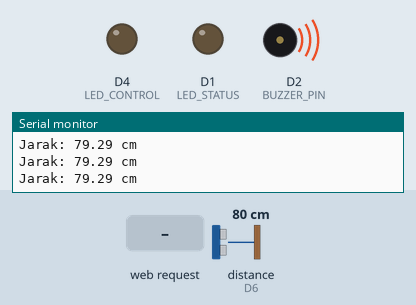
A sketch run on a simulated ESP8266 (NodeMCU). Parts: output pins drawn as LEDs (lit = HIGH), buzzer (waves = sounding, pin HIGH), the last lines printed to the serial monitor. Wiring (inferred from the names in the program): ultrasonic range finder: trigger D5; echo D6. Inputs (shaded band) come from the test bench; at power-on: distance to the obstacle (sensor on D6) 80 cm. The echo pulse lasts 58.3 µs per cm; WiFi joins after 1.5 s; servers stay silent unless stated; pins used as bus, display or sensor lines are not drawn.

Above: at 3.2 s.
3.3 s: HTTP request GET /led/off received
At 4.5 s:
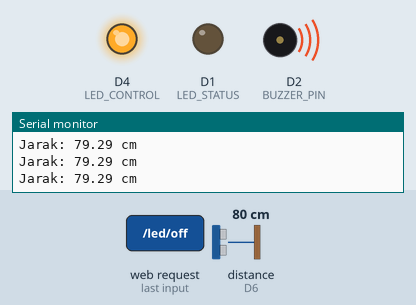
4.8 s: distance to the obstacle (sensor on D6) set to 12 cm
6.3 s: distance to the obstacle (sensor on D6) set to 9 cm
At 6.8 s:
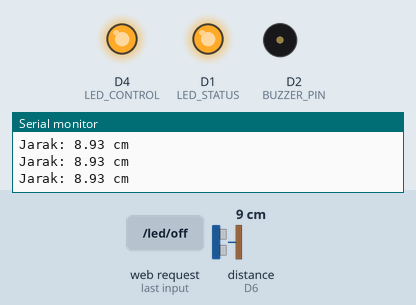
7.8 s: HTTP request GET /led/on received
At 8.7 s:
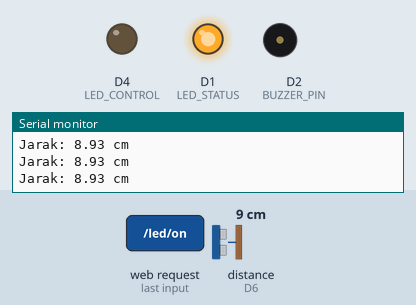
9.3 s: distance to the obstacle (sensor on D6) set to 18 cm
At 10.5 s:
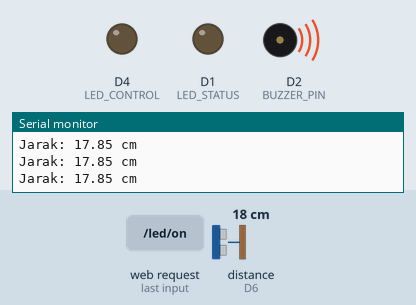
10.8 s: distance to the obstacle (sensor on D6) set to 2 cm
At 11.3 s:
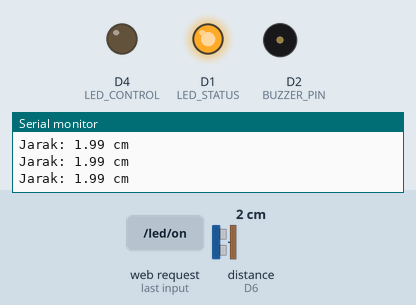
Timing chart, 0 to 13.3 s (numbered marks = the images above; inputs shaded):
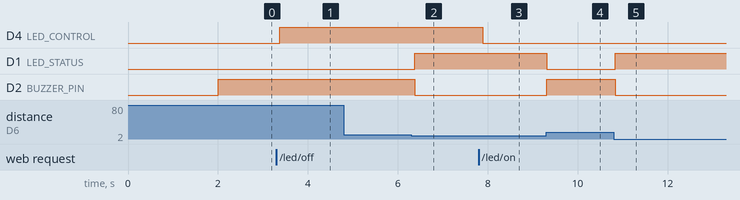

The sketch:

IOT-DAY3.ino
```cpp
// #include <ESP8266WiFi.h>
// #include <WiFiClient.h>


// // ==== WiFi Configuration ====
// const char* ssid = "Lab Sistem Informasi";
// const char* password = "b3l4n3g4r4";


// // ==== HC-SR04 Configuration ====
// #define TRIG_PIN D5
// #define ECHO_PIN D6
// #define BUZZER_PIN D2
// #define LED_STATUS D1


// WiFiServer server(80);


// float bacaJarakCM() {
//   digitalWrite(TRIG_PIN, LOW);
//   delayMicroseconds(2);
//   digitalWrite(TRIG_PIN, HIGH);
//   delayMicroseconds(10);
//   digitalWrite(TRIG_PIN, LOW);
//   long duration = pulseIn(ECHO_PIN, HIGH);
//   return duration * 0.034 / 2;
// }


// void setup() {
//   Serial.begin(115200);
//   pinMode(TRIG_PIN, OUTPUT);
//   pinMode(ECHO_PIN, INPUT);
//   pinMode(LED_STATUS, OUTPUT);
//   pinMode(BUZZER_PIN, OUTPUT);


//   WiFi.begin(ssid, password);
//   Serial.println("Menghubungkan WiFi...");


//   while (WiFi.status() != WL_CONNECTED) {
//     delay(1000);
//     Serial.print(".");
//   }


//   Serial.println("\nWiFi Tersambung!");
//   server.begin();
// }


// void loop() {
//   int jarak = bacaJarakCM();
//   Serial.print("Jarak: ");
//   Serial.println(jarak);


//   if (jarak < 10) {
//     digitalWrite(LED_STATUS, HIGH);
//     digitalWrite(BUZZER_PIN, HIGH);
//   } else {
//     digitalWrite(LED_STATUS, LOW);
//     digitalWrite(BUZZER_PIN, LOW);
//   }


//   WiFiClient client = server.accept();
//   if (client) {
//     String req = client.readStringUntil('\n');
//     req.trim();


//     if (req.indexOf("/data") != -1) {
//       String json = "{\"jarak\":" + String(jarak) + "}";
//       client.println("HTTP/1.1 200 OK");
//       client.println("Content-Type: application/json");
//       client.println("Access-Control-Allow-Origin: *");
//       client.println("Connection: close");
//       client.println("Content-Length: " + String(json.length()));
//       client.println();
//       client.println(json);
//       delay(5);
//       client.stop();
//       return;
//     }


//     client.println("HTTP/1.1 200 OK");
//     client.println("Content-Type: text/html");
//     client.println("Connection: close");
//     client.println();
//     client.println(R"=====(<!DOCTYPE html>
// <html>
// <head>
//   <title>Monitoring Jarak</title>
//   <style>
//     body { font-family: sans-serif; text-align: center; margin-top: 30px; }
//     .box { padding: 20px; border: 1px solid #ccc; display: inline-block; }
//   </style>
//   <script>
//     function fetchData() {
//       fetch('/data')
//         .then(response => response.json())
//         .then(data => {
//           document.getElementById("jarak").innerText = data.jarak + " cm";
//           if (data.jarak < 10) {
//             document.getElementById("notifikasi").innerText = "baik-baik saja";
//             document.getElementById("notifikasi").style.color = "green";
//           } else {
//             document.getElementById("notifikasi").innerText = "helppp ada copet";
//             document.getElementById("notifikasi").style.color = "red";
//           }
//         });
//     }
//     setInterval(fetchData, 2000);
//     window.onload = fetchData;
//   </script>
// </head>
// <body>
//   <h1>Monitoring Jarak HC-SR04</h1>
//   <div class="box">
//     <h2>Jarak: <span id="jarak">-</span></h2>
//     <h3><span id="notifikasi"></span></h3>
//   </div>
// </body>
// </html>)=====");


//     client.stop();
//   }


//   delay(100);
// }


// Gabungan Kontrol LED dan Monitoring Jarak
#include <ESP8266WiFi.h>
#include <WiFiClient.h>


// ==== WiFi Configuration ====
const char* ssid = "Lab Sistem Informasi";
const char* password = "b3l4n3g4r4";


// ==== HC-SR04 Configuration ====
#define TRIG_PIN D5  // Pin TRIG HC-SR04
#define ECHO_PIN D6  // Pin ECHO HC-SR04


// ==== Output ====
#define BUZZER_PIN D2     // GPIO4
#define LED_STATUS D1     // GPIO5
#define LED_CONTROL D4    // GPIO2


WiFiServer server(80);


float distance_cm = 0;


float bacaJarakCM() {
  digitalWrite(TRIG_PIN, LOW);
  delayMicroseconds(2);
  digitalWrite(TRIG_PIN, HIGH);
  delayMicroseconds(10);
  digitalWrite(TRIG_PIN, LOW);


  long duration = pulseIn(ECHO_PIN, HIGH);
  float distance = duration * 0.034 / 2;  // cm


  return distance;
}


void setup() {
  Serial.begin(115200);
  pinMode(TRIG_PIN, OUTPUT);
  pinMode(ECHO_PIN, INPUT);


  pinMode(BUZZER_PIN, OUTPUT);
  pinMode(LED_STATUS, OUTPUT);
  pinMode(LED_CONTROL, OUTPUT);


  WiFi.begin(ssid, password);
  Serial.print("Menghubungkan ke ");
  Serial.println(ssid);


  while (WiFi.status() != WL_CONNECTED) {
    delay(1000);
    Serial.print(".");
  }


  Serial.println("\nWiFi Tersambung!");
  Serial.print("IP Address: ");
  Serial.println(WiFi.localIP());


  server.begin();
}


void loop() {
  distance_cm = bacaJarakCM();
  Serial.print("Jarak: ");
  Serial.print(distance_cm);
  Serial.println(" cm");


  // LED dan buzzer ON jika jarak < 20 cm
  if (distance_cm < 10) {
    digitalWrite(LED_STATUS, HIGH);
    digitalWrite(BUZZER_PIN, LOW);
  } else {
    digitalWrite(LED_STATUS, LOW);
    digitalWrite(BUZZER_PIN, HIGH);
  }


  WiFiClient client = server.accept();
  if (client) {
    Serial.println("Client Terhubung!");
    String req = client.readStringUntil('\n');
    req.trim();
    Serial.println("Permintaan: " + req);

    // NORMAL CONDITION
    // if (req.indexOf("/led/on") != -1) digitalWrite(LED_CONTROL, HIGH);
    // if (req.indexOf("/led/off") != -1) digitalWrite(LED_CONTROL, LOW);

    // OPPOSITE CONDITION
    if (req.indexOf("/led/on") != -1) digitalWrite(LED_CONTROL, LOW);
    if (req.indexOf("/led/off") != -1) digitalWrite(LED_CONTROL, HIGH);


    if (req.indexOf("/data") != -1) {
      String json = "{\"jarak\":" + String(distance_cm) + "}";


      client.println("HTTP/1.1 200 OK");
      client.println("Content-Type: application/json");
      client.println("Connection: close");
      client.println("Access-Control-Allow-Origin: *");
      client.println("Content-Length: " + String(json.length()));
      client.println();
      client.println(json);


      delay(5);
      client.stop();
      return;
    }


    // HTML Page
    client.println("HTTP/1.1 200 OK");
    client.println("Content-Type: text/html");
    client.println("Connection: close");
    client.println();
    client.println(R"=====(<!DOCTYPE html>
<html>
<head>
  <title>Monitoring Jarak HC-SR04</title>
  <style>
    body { font-family: sans-serif; text-align: center; margin-top: 30px; }
    .box { border: 1px solid #ccc; padding: 20px; display: inline-block; }
    button { padding: 10px 20px; font-size: 16px; margin: 5px; border-radius: 10px;}
  </style>
  <script>
    function fetchData() {
      fetch('/data')
        .then(response => response.json())
        .then(data => {
          document.getElementById("jarak").innerText = data.jarak + " cm";
          if (data.jarak < 10) {
            document.getElementById("notifikasi").innerText = "SANTAI DULU KAWAN";
            document.getElementById("notifikasi").style.color = "green";
          } else {
            document.getElementById("notifikasi").innerText = "WOI ADA COPET";
            document.getElementById("notifikasi").style.color = "red";
          }
        });
    }
    setInterval(fetchData, 2000);
    window.onload = fetchData;
  </script>
</head>
<body>
  <h1>Monitoring Jarak HC-SR04</h1>
  <div class="box">
    <h2>Jarak: <span id="jarak">-</span></h2>
    <h3><span id="notifikasi"></span></h3>
  </div>


  <h3>Kontrol LED D4</h3>
  <a href="/led/on"><button style="background:green;color:white;">LED ON</button></a>
  <a href="/led/off"><button style="background:red;color:white;">LED OFF</button></a>
</body>
</html>)=====");


    client.stop();
    Serial.println("Client Disconnected.");
  }


  delay(100);
}
```

Measured:
- the behaviour switches between 11 and 10 cm on distance to the obstacle (sensor on D6) (found by bisection; images 1 and 2)
- after the input at 3.3 s, D4 (LED_CONTROL): LOW → HIGH after 0.08 s
- after the input at 6.3 s, D1 (LED_STATUS): LOW → HIGH after 0.07 s; D2 (BUZZER_PIN): HIGH → LOW after 0.07 s
- after the input at 7.8 s, D4 (LED_CONTROL): HIGH → LOW after 0.09 s
- after the input at 9.3 s, D1 (LED_STATUS): HIGH → LOW at once; D2 (BUZZER_PIN): LOW → HIGH at once
- after the input at 10.8 s, D1 (LED_STATUS): LOW → HIGH at once; D2 (BUZZER_PIN): HIGH → LOW at once
